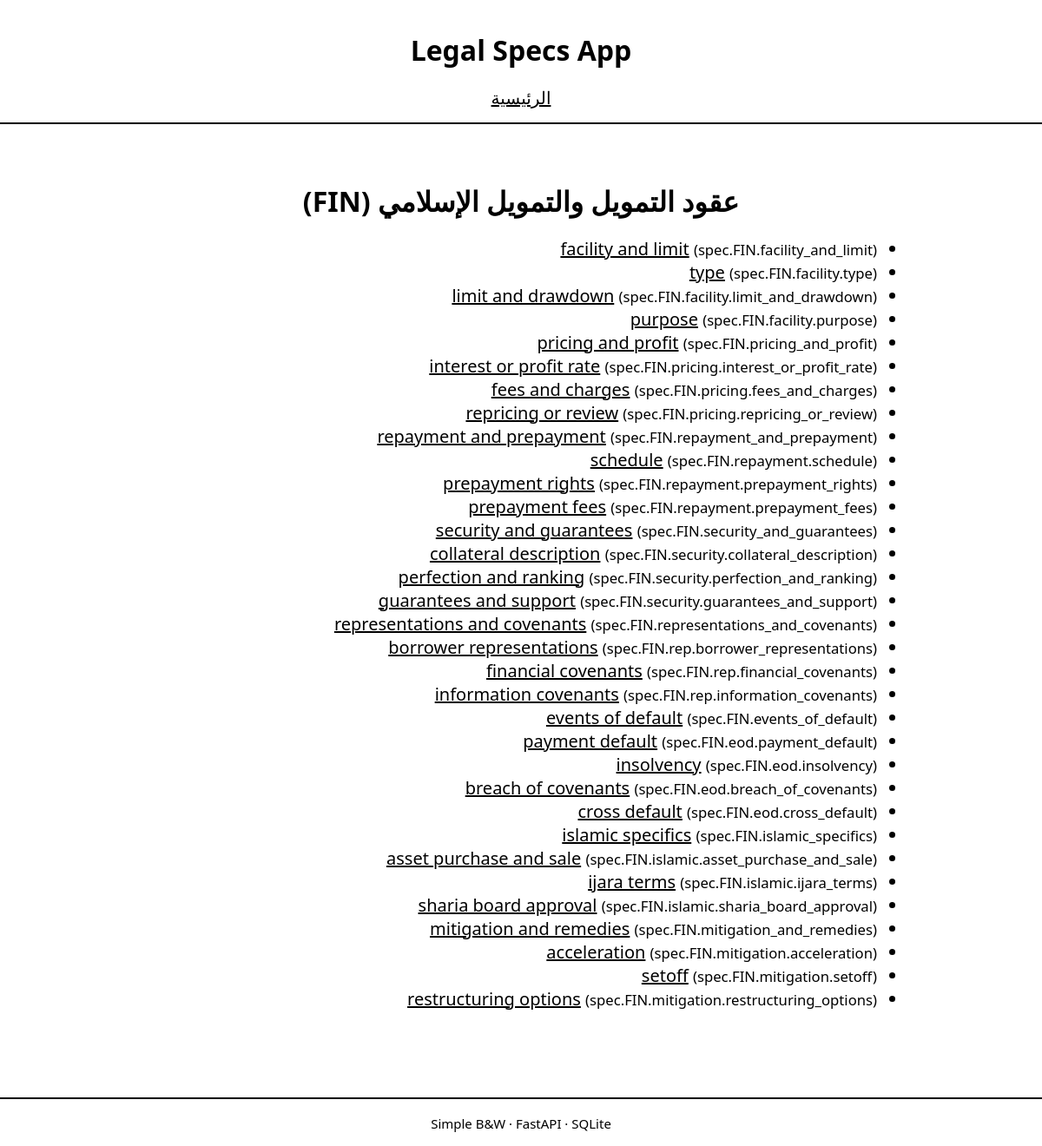
Screenshot of /category/FIN with the database file from the repository.
### app/models.py (models this page shows)
class Category(Base):
    __tablename__ = "categories"
    id = Column(Integer, primary_key=True, index=True)
    slug = Column(String, unique=True, index=True)
    name_ar = Column(String)
    name_en = Column(String)
    nodes = relationship("Node", back_populates="category")

class Node(Base):
    __tablename__ = "nodes"
    id = Column(Integer, primary_key=True, index=True)
    category_id = Column(Integer, ForeignKey("categories.id"))
    spec_code = Column(String, index=True)
    spec_id = Column(String, unique=True, nullable=True)
    title = Column(String)
    path = Column(String)
    category = relationship("Category", back_populates="nodes")
    versions = relationship(
        "ContentVersion",
        back_populates="node",
        order_by="ContentVersion.version.desc()",
    )

### app/main.py (the view)
@app.get("/category/{slug}", response_class=HTMLResponse)
def category_detail(slug: str, request: Request, db: Session = Depends(get_db)):
    category = db.query(Category).filter(Category.slug == slug).first()
    if not category:
        raise HTTPException(status_code=404, detail="Category not found")
    nodes = category.nodes
    return templates.TemplateResponse(
        "category.html",
        {"request": request, "category": category, "nodes": nodes},
    )

### app/templates/category.html
{% extends "base.html" %}
{% block content %}
<h2>{{ category.name_ar }} ({{ category.slug }})</h2>
<ul>
    {% for node in nodes %}
        <li>
            <a href="/node/{{ node.id }}">{{ node.title or node.spec_code }}</a>
            <small>({{ node.spec_code }})</small>
        </li>
    {% else %}
        <li>لا يوجد بنود بعد.</li>
    {% endfor %}
</ul>
{% endblock %}

### static/style.css (style rules this page uses)
body { font-family: system-ui, sans-serif; background: #fff; color: #000; margin: 0; padding: 0; font-size: 20px; }
h1, h2 { font-size: 32px; margin-bottom: 20px; text-align: center; }
a { color: #000; text-decoration: underline; font-size: 20px; }

### rows the page displays
Category: name_ar "عقود التمويل والتمويل الإسلامي", slug "FIN"
Node: title "facility and limit", spec_code "spec.FIN.facility_and_limit"
Node: title "type", spec_code "spec.FIN.facility.type"
Node: title "limit and drawdown", spec_code "spec.FIN.facility.limit_and_drawdown"
Node: title "purpose", spec_code "spec.FIN.facility.purpose"
Node: title "pricing and profit", spec_code "spec.FIN.pricing_and_profit"
Node: title "interest or profit rate", spec_code "spec.FIN.pricing.interest_or_profit_rate"
Node: title "fees and charges", spec_code "spec.FIN.pricing.fees_and_charges"
Node: title "repricing or review", spec_code "spec.FIN.pricing.repricing_or_review"
Node: title "repayment and prepayment", spec_code "spec.FIN.repayment_and_prepayment"
Node: title "schedule", spec_code "spec.FIN.repayment.schedule"
Node: title "prepayment rights", spec_code "spec.FIN.repayment.prepayment_rights"
Node: title "prepayment fees", spec_code "spec.FIN.repayment.prepayment_fees"
Node: title "security and guarantees", spec_code "spec.FIN.security_and_guarantees"
Node: title "collateral description", spec_code "spec.FIN.security.collateral_description"
Node: title "perfection and ranking", spec_code "spec.FIN.security.perfection_and_ranking"
Node: title "guarantees and support", spec_code "spec.FIN.security.guarantees_and_support"
Node: title "representations and covenants", spec_code "spec.FIN.representations_and_covenants"
Node: title "borrower representations", spec_code "spec.FIN.rep.borrower_representations"
Node: title "financial covenants", spec_code "spec.FIN.rep.financial_covenants"
Node: title "information covenants", spec_code "spec.FIN.rep.information_covenants"
Node: title "events of default", spec_code "spec.FIN.events_of_default"
Node: title "payment default", spec_code "spec.FIN.eod.payment_default"
Node: title "insolvency", spec_code "spec.FIN.eod.insolvency"
Node: title "breach of covenants", spec_code "spec.FIN.eod.breach_of_covenants"
Node: title "cross default", spec_code "spec.FIN.eod.cross_default"
Node: title "islamic specifics", spec_code "spec.FIN.islamic_specifics"
Node: title "asset purchase and sale", spec_code "spec.FIN.islamic.asset_purchase_and_sale"
Node: title "ijara terms", spec_code "spec.FIN.islamic.ijara_terms"
Node: title "sharia board approval", spec_code "spec.FIN.islamic.sharia_board_approval"
Node: title "mitigation and remedies", spec_code "spec.FIN.mitigation_and_remedies"
Node: title "acceleration", spec_code "spec.FIN.mitigation.acceleration"
Node: title "setoff", spec_code "spec.FIN.mitigation.setoff"
Node: title "restructuring options", spec_code "spec.FIN.mitigation.restructuring_options"
